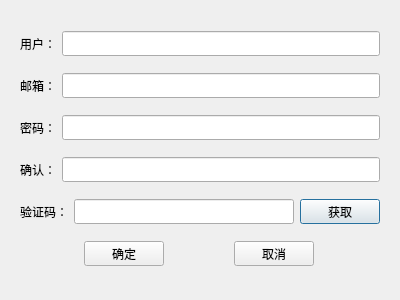
<?xml version="1.0" encoding="UTF-8"?>
<ui version="4.0">
 <class>RegisterDialog</class>
 <widget class="QDialog" name="RegisterDialog">
  <property name="geometry">
   <rect>
    <x>0</x>
    <y>0</y>
    <width>400</width>
    <height>300</height>
   </rect>
  </property>
  <property name="windowTitle">
   <string>Dialog</string>
  </property>
  <layout class="QVBoxLayout" name="verticalLayout_2">
   <item>
    <layout class="QVBoxLayout" name="verticalLayout">
     <item>
      <widget class="QStackedWidget" name="stackedWidget">
       <widget class="QWidget" name="page">
        <layout class="QVBoxLayout" name="verticalLayout_3">
         <item>
          <layout class="QHBoxLayout" name="horizontalLayout">
           <item>
            <widget class="QLabel" name="user_label">
             <property name="minimumSize">
              <size>
               <width>0</width>
               <height>25</height>
              </size>
             </property>
             <property name="maximumSize">
              <size>
               <width>16777215</width>
               <height>25</height>
              </size>
             </property>
             <property name="text">
              <string>用户：</string>
             </property>
            </widget>
           </item>
           <item>
            <widget class="QLineEdit" name="user_edit">
             <property name="minimumSize">
              <size>
               <width>0</width>
               <height>25</height>
              </size>
             </property>
             <property name="maximumSize">
              <size>
               <width>16777215</width>
               <height>25</height>
              </size>
             </property>
            </widget>
           </item>
          </layout>
         </item>
         <item>
          <layout class="QHBoxLayout" name="horizontalLayout_3">
           <item>
            <widget class="QLabel" name="email_label">
             <property name="minimumSize">
              <size>
               <width>0</width>
               <height>25</height>
              </size>
             </property>
             <property name="maximumSize">
              <size>
               <width>16777215</width>
               <height>25</height>
              </size>
             </property>
             <property name="text">
              <string>邮箱：</string>
             </property>
            </widget>
           </item>
           <item>
            <widget class="QLineEdit" name="email_edit">
             <property name="minimumSize">
              <size>
               <width>0</width>
               <height>25</height>
              </size>
             </property>
             <property name="maximumSize">
              <size>
               <width>16777215</width>
               <height>25</height>
              </size>
             </property>
            </widget>
           </item>
          </layout>
         </item>
         <item>
          <layout class="QHBoxLayout" name="horizontalLayout_4">
           <item>
            <widget class="QLabel" name="pw_label">
             <property name="minimumSize">
              <size>
               <width>0</width>
               <height>25</height>
              </size>
             </property>
             <property name="maximumSize">
              <size>
               <width>16777215</width>
               <height>25</height>
              </size>
             </property>
             <property name="text">
              <string>密码：</string>
             </property>
            </widget>
           </item>
           <item>
            <widget class="QLineEdit" name="pw_edit">
             <property name="minimumSize">
              <size>
               <width>0</width>
               <height>25</height>
              </size>
             </property>
             <property name="maximumSize">
              <size>
               <width>16777215</width>
               <height>25</height>
              </size>
             </property>
            </widget>
           </item>
          </layout>
         </item>
         <item>
          <layout class="QHBoxLayout" name="horizontalLayout_5">
           <item>
            <widget class="QLabel" name="confirm_label">
             <property name="minimumSize">
              <size>
               <width>0</width>
               <height>25</height>
              </size>
             </property>
             <property name="maximumSize">
              <size>
               <width>16777215</width>
               <height>25</height>
              </size>
             </property>
             <property name="text">
              <string>确认：</string>
             </property>
            </widget>
           </item>
           <item>
            <widget class="QLineEdit" name="comfirm_edit">
             <property name="minimumSize">
              <size>
               <width>0</width>
               <height>25</height>
              </size>
             </property>
             <property name="maximumSize">
              <size>
               <width>16777215</width>
               <height>25</height>
              </size>
             </property>
            </widget>
           </item>
          </layout>
         </item>
         <item>
          <layout class="QHBoxLayout" name="horizontalLayout_6">
           <item>
            <widget class="QLabel" name="verify_label">
             <property name="minimumSize">
              <size>
               <width>0</width>
               <height>25</height>
              </size>
             </property>
             <property name="maximumSize">
              <size>
               <width>16777215</width>
               <height>25</height>
              </size>
             </property>
             <property name="text">
              <string>验证码：</string>
             </property>
            </widget>
           </item>
           <item>
            <widget class="QLineEdit" name="verify_edit">
             <property name="minimumSize">
              <size>
               <width>0</width>
               <height>25</height>
              </size>
             </property>
             <property name="maximumSize">
              <size>
               <width>16777215</width>
               <height>25</height>
              </size>
             </property>
            </widget>
           </item>
           <item>
            <widget class="QPushButton" name="verify_btn">
             <property name="minimumSize">
              <size>
               <width>0</width>
               <height>25</height>
              </size>
             </property>
             <property name="maximumSize">
              <size>
               <width>16777215</width>
               <height>25</height>
              </size>
             </property>
             <property name="text">
              <string>获取</string>
             </property>
            </widget>
           </item>
          </layout>
         </item>
         <item>
          <layout class="QHBoxLayout" name="horizontalLayout_7">
           <item>
            <widget class="QPushButton" name="confirm_btn">
             <property name="minimumSize">
              <size>
               <width>80</width>
               <height>25</height>
              </size>
             </property>
             <property name="maximumSize">
              <size>
               <width>80</width>
               <height>25</height>
              </size>
             </property>
             <property name="text">
              <string>确定</string>
             </property>
            </widget>
           </item>
           <item>
            <widget class="QPushButton" name="cancel_btn">
             <property name="minimumSize">
              <size>
               <width>80</width>
               <height>25</height>
              </size>
             </property>
             <property name="maximumSize">
              <size>
               <width>80</width>
               <height>25</height>
              </size>
             </property>
             <property name="text">
              <string>取消</string>
             </property>
            </widget>
           </item>
          </layout>
         </item>
        </layout>
       </widget>
       <widget class="QWidget" name="page_2"/>
      </widget>
     </item>
    </layout>
   </item>
  </layout>
 </widget>
 <resources/>
 <connections/>
</ui>
